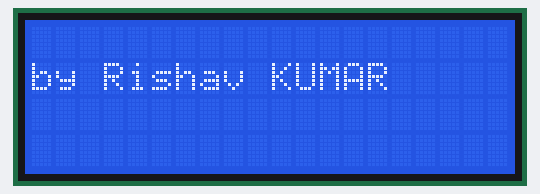
Bench run of a sketch on a simulated Arduino Uno, built with avr-gcc and run on an emulated ATmega328P. On the bench: 20×4 character LCD.

Above: at 0.1 s.
At 4.8 s:
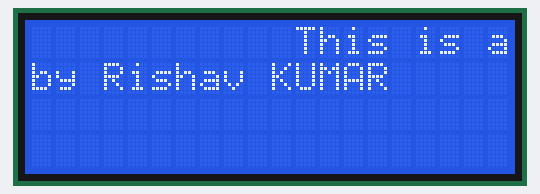
At 10.2 s:
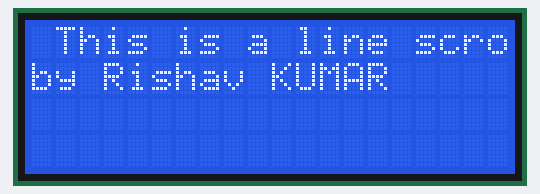
At 19.9 s:
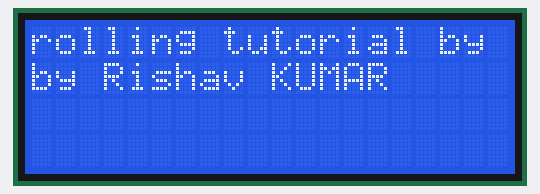
At 29.5 s:
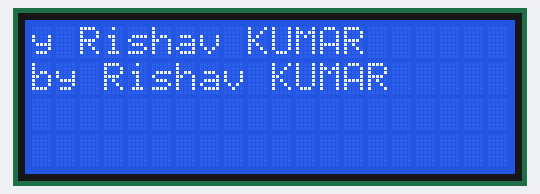
At 39.5 s:
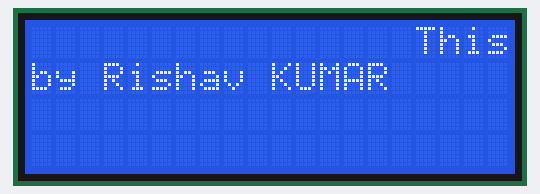

The sketch:

lcd_auto_scrolling.ino
```cpp
#include <Wire.h>
#include <LiquidCrystal_PCF8574.h>

LiquidCrystal_PCF8574 lcd(0x3F);
int screenWidth = 20;
int screenHeight = 4;

String line1 = "This is a line scrolling tutorial by Rishav KUMAR";
String line2 = "by Rishav KUMAR";

int stringStart, stringStop = 0;
int scrollCursor = screenWidth;

void setup() {
  lcd.begin(screenWidth, screenHeight);
}

void loop()
{
  lcd.setBacklight(255);
  lcd.setCursor(scrollCursor, 0);
  lcd.print(line1.substring(stringStart, stringStop));
  lcd.setCursor(0, 1);
  lcd.print(line2);
  delay(500);
  lcd.clear();
  if (stringStart == 0 && scrollCursor > 0)
  {
    scrollCursor--;
    stringStop++;
  }
  else if (stringStart == stringStop)
  {
    stringStart = stringStop = 0;
    scrollCursor = screenWidth;
  }
  else if (stringStop == line1.length() && scrollCursor == 0)
  {
    stringStart++;
  }
  else
  {
    stringStart++;
    stringStop++;
  }
}
```

Measured:
- what the display in image 1 shows lasts 0.5 s, from 4.8 s to 5.3 s
